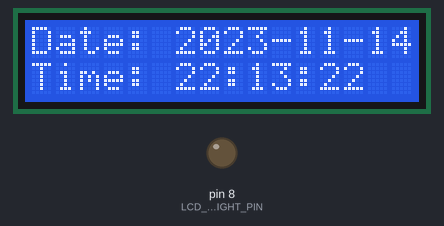
Simulated run of this sketch. Board: Arduino Uno, built with avr-gcc and run on an emulated ATmega328P. On the bench: 16×2 character LCD, output pins drawn as LEDs (lit = HIGH). The local clock reads 2024-03-15 10:24:30 at power-on unless the sketch sets it; what the sketch prints to the serial monitor is not drawn.

Above: at 2.23 s.
At 6.64 s:
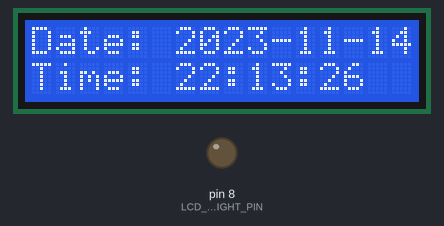
At 11.55 s:
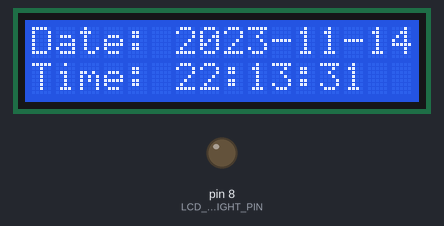
At 20.61 s:
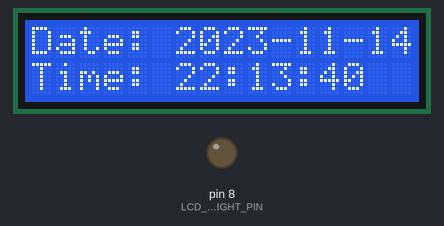
At 29.55 s:
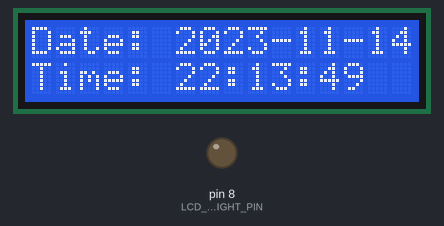
At 39.59 s:
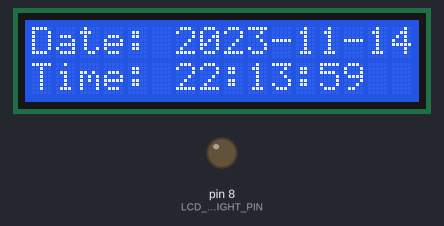

Measured:
- what the display in image 1 shows lasts 0.5 s, from 6.4 s to 6.9 s

The sketch:

Real_Time_Clock_Module.ino
```cpp
#include <LiquidCrystal.h>
#include <Wire.h>
#include <DS3231.h>

// LiquidCrystal(RS, E, D4, D5, D6, D7)
// RS, E, D4, D5, D6, D7 are the LCD pins.
LiquidCrystal LCD(2, 3, 4, 5, 6, 7);
int LCD_BACKLIGHT_PIN = 8; // pin for LCD backlight
String date = "";
String time = "";

DS3231 clock;
RTCDateTime dt;

void setup()
{
    analogWrite(LCD_BACKLIGHT_PIN, 100);
    LCD.begin(16, 2);

    Wire.begin(); // Initiate the Wire library

    Serial.println("Initialize RTC module");
    // Initialize DS3231
    clock.begin();

    // Manual (YYYY, MM, DD, HH, II, SS
    // clock.setDateTime(2016, 12, 9, 11, 46, 00);

    // Send sketch compiling time to Arduino
    clock.setDateTime(__DATE__, __TIME__);
    /*
    Tips:This command will be executed every time when Arduino restarts.
         Comment this line out to store the memory of DS3231 module
    */
    delay(2000);
    Serial.begin(9600);
}

void loop()
{
    dt = clock.getDateTime();
    date = "Date: " + String(dt.year) + "-" + String(dt.month) + "-" + String(dt.day);
    time = "Time: " + String(dt.hour) + ":" + String(dt.minute) + ":" + String(dt.second);

    // Serial.print(dt.year+"-"+dt.month+"-"+dt.day+" "+dt.hour+":"+dt.minute+":"+dt.second);
    Serial.print(date + " " + time);

    LCD.setCursor(0, 0);
    LCD.print(date);
    LCD.setCursor(0, 1);
    LCD.print(time);
    delay(100);
    LCD.clear();
}
```
